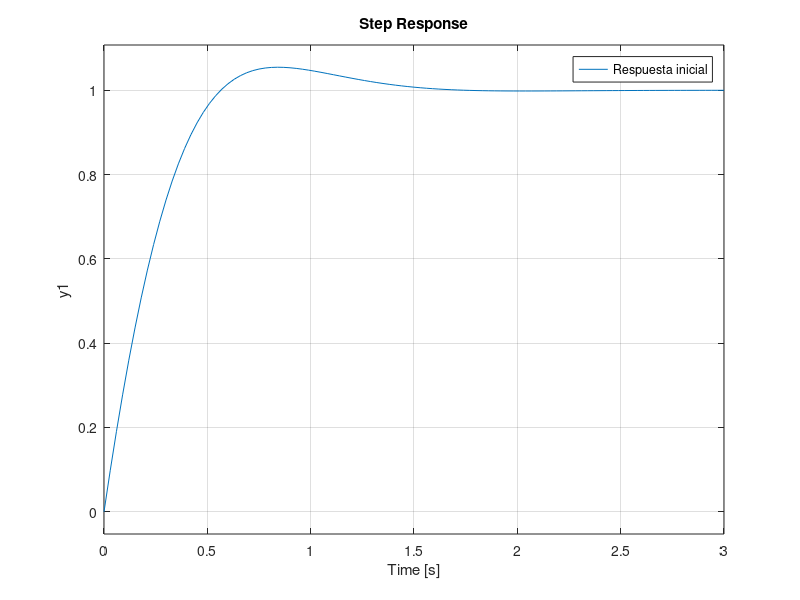

Source code (MATLAB):
G = tf(1, [1 10 20]);
hold on
step(feedback(G, 1));
%pidTuner(G)

% Controlador P:
Kp = 41.7002;
Ki = 0;
Kd = 0;
step(feedback(G*pid(Kp,Ki,Kd), 1));

% Controlador PD:
Kp = 41.7002;
Ki = 0;
Kd = 0;
step(feedback(G*pid(Kp,Ki,Kd), 1));

% Controlador PI:
Kp = 34.6971;
Ki = 96.2542;
Kd = 0;
step(feedback(G*pid(Kp,Ki,Kd), 1));

% Controlador PID:
Kp = 39.2721;
Ki = 115.9397;
Kd = 3.3256;
step(feedback(G*pid(Kp,Ki,Kd), 1));
legend('Respuesta inicial','Controlador P','Controlador PD','Controlador PI','Controlador PID')
hold off